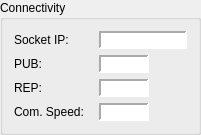
   <widget class="QGroupBox" name="gbConnectivity">
    <property name="geometry">
     <rect>
      <x>9</x>
      <y>106</y>
      <width>201</width>
      <height>134</height>
     </rect>
    </property>
    <property name="title">
     <string>Connectivity</string>
    </property>
    <layout class="QFormLayout" name="formLayout">
     <property name="horizontalSpacing">
      <number>15</number>
     </property>
     <item row="0" column="0">
      <widget class="QLabel" name="lblIP">
       <property name="text">
        <string>Socket IP:</string>
       </property>
      </widget>
     </item>
     <item row="1" column="0">
      <widget class="QLabel" name="lblPUB">
       <property name="text">
        <string>PUB:</string>
       </property>
      </widget>
     </item>
     <item row="2" column="0">
      <widget class="QLabel" name="lblREP">
       <property name="text">
        <string>REP:</string>
       </property>
      </widget>
     </item>
     <item row="3" column="0">
      <widget class="QLabel" name="lblSpeed">
       <property name="text">
        <string>Com. Speed:</string>
       </property>
      </widget>
     </item>
     <item row="0" column="1">
      <widget class="QLabel" name="lblSocketIP">
       <property name="maximumSize">
        <size>
         <width>100</width>
         <height>16777215</height>
        </size>
       </property>
       <property name="styleSheet">
        <string notr="true">background-color: white</string>
       </property>
       <property name="frameShape">
        <enum>QFrame::Shape::Panel</enum>
       </property>
       <property name="frameShadow">
        <enum>QFrame::Shadow::Sunken</enum>
       </property>
       <property name="lineWidth">
        <number>2</number>
       </property>
       <property name="midLineWidth">
        <number>0</number>
       </property>
       <property name="text">
        <string/>
       </property>
       <property name="alignment">
        <set>Qt::AlignmentFlag::AlignCenter</set>
       </property>
      </widget>
     </item>
     <item row="1" column="1">
      <widget class="QLabel" name="lblPortPUB">
       <property name="maximumSize">
        <size>
         <width>50</width>
         <height>20</height>
        </size>
       </property>
       <property name="styleSheet">
        <string notr="true">background-color: white</string>
       </property>
       <property name="frameShape">
        <enum>QFrame::Shape::Panel</enum>
       </property>
       <property name="frameShadow">
        <enum>QFrame::Shadow::Sunken</enum>
       </property>
       <property name="lineWidth">
        <number>2</number>
       </property>
       <property name="text">
        <string/>
       </property>
       <property name="alignment">
        <set>Qt::AlignmentFlag::AlignCenter</set>
       </property>
      </widget>
     </item>
     <item row="2" column="1">
      <widget class="QLabel" name="lblPortREP">
       <property name="maximumSize">
        <size>
         <width>50</width>
         <height>20</height>
        </size>
       </property>
       <property name="styleSheet">
        <string notr="true">background-color: white</string>
       </property>
       <property name="frameShape">
        <enum>QFrame::Shape::Panel</enum>
       </property>
       <property name="frameShadow">
        <enum>QFrame::Shadow::Sunken</enum>
       </property>
       <property name="lineWidth">
        <number>2</number>
       </property>
       <property name="text">
        <string/>
       </property>
       <property name="alignment">
        <set>Qt::AlignmentFlag::AlignCenter</set>
       </property>
      </widget>
     </item>
     <item row="3" column="1">
      <widget class="QLabel" name="lblComSpeed">
       <property name="maximumSize">
        <size>
         <width>50</width>
         <height>20</height>
        </size>
       </property>
       <property name="styleSheet">
        <string notr="true">background-color: white</string>
       </property>
       <property name="frameShape">
        <enum>QFrame::Shape::Panel</enum>
       </property>
       <property name="frameShadow">
        <enum>QFrame::Shadow::Sunken</enum>
       </property>
       <property name="lineWidth">
        <number>2</number>
       </property>
       <property name="text">
        <string/>
       </property>
       <property name="alignment">
        <set>Qt::AlignmentFlag::AlignCenter</set>
       </property>
      </widget>
     </item>
    </layout>
   </widget>
